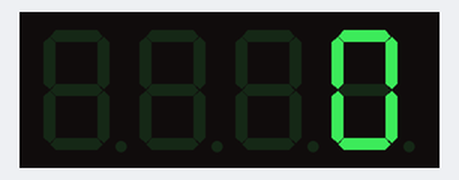
Recording of a sketch running on a simulated Arduino Uno, built with avr-gcc and run on an emulated ATmega328P. On the bench: 4-digit seven-segment display.

Above: at 0.05 s.
At 5.05 s:
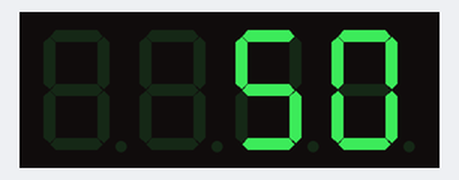
At 9.95 s:
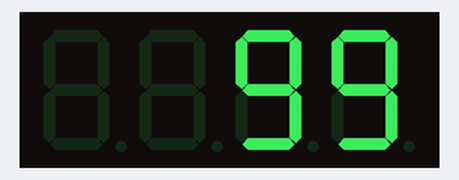
At 19.95 s:
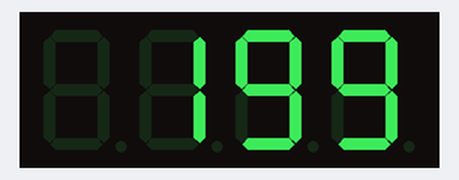
At 29.95 s:
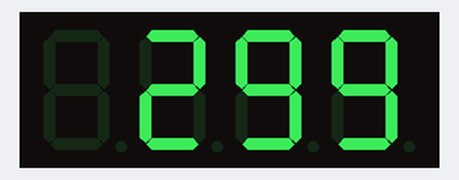
At 39.95 s:
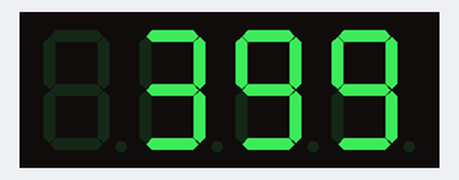

The sketch:

sevseg.ino
```cpp
#include "SevSeg.h"
SevSeg sevseg; //Instantiate a seven segment controller object

void setup() {
  byte numDigits = 4;
  byte digitPins[] = {12, 9, 8, 6};
  byte segmentPins[] = {11, 7, 4, 2, 1, 10, 5, 3};
  bool resistorsOnSegments = true; // Use 'true' if on digit pins
  byte hardwareConfig = COMMON_CATHODE; // See README.md for options
  sevseg.begin(hardwareConfig, numDigits, digitPins, segmentPins, resistorsOnSegments);
}
int i=0;


void loop() {
    unsigned long timerGlobal = millis()/100;
    if (timerGlobal>9999){
      timerGlobal=0;
    }
    sevseg.setNumber(timerGlobal, -1);
    sevseg.refreshDisplay();
}
```
